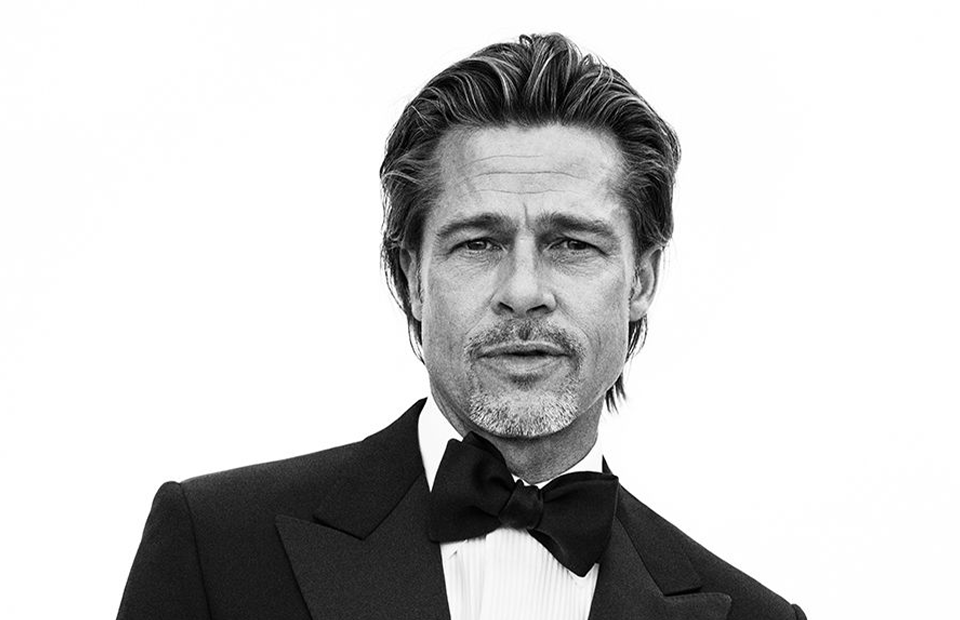
#> input picture openCV2/BP.png, 960 x 620 px
$ python image.py
#> lines starting #> are read from the running program, lines starting #| are printed output that depends on the picture; after the words box and inside, x2 and y2 are one past the last pixel; in counts of white or black regions, pixels touching at a corner belong together
import cv2

face_cascade = cv2.CascadeClassifier("haarcascade_frontalface_default.xml")

image = cv2.imread("BP.png")
#> image is the input picture: shape (620, 960, 3); min 0, max 255, mean 204
gray = cv2.cvtColor(image, cv2.COLOR_BGR2GRAY)

data = face_cascade.detectMultiScale(image, 1.1, 19)
#> data = [[383, 127, 291, 291]]
for (x, y, z, v) in data:
    cv2.rectangle(image, (x, y),
                  (x + z, y + v), (0, 255, 0), 2)
#> this loop made 1 pass
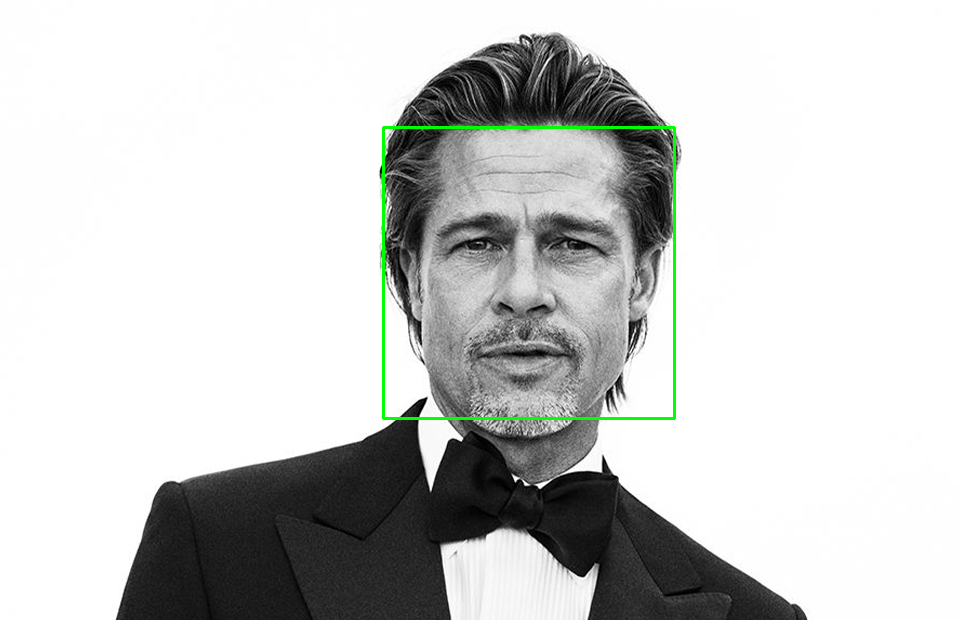
#> image: shape (620, 960, 3); 0.59% of pixels changed, all inside (x1, y1, x2, y2) = (382, 126, 676, 420)

cv2.imshow('image', image)
cv2.waitKey()
